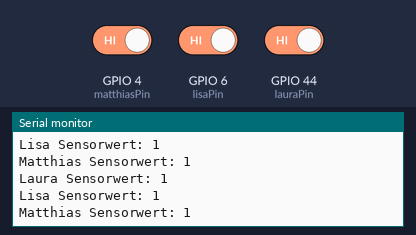
A sketch run on a simulated ESP32. Shown: the last lines printed to the serial monitor. The inputs (shaded band) are chosen by the test bench; at power-on: GPIO 4 (matthiasPin) HIGH, GPIO 6 (lisaPin) HIGH, GPIO 44 (lauraPin) HIGH. WiFi joins after 1.5 s; servers stay silent unless stated; uploads are accepted with an empty reply.

Above: at 4.1 s.
4.2 s: GPIO 4 (matthiasPin) driven LOW
At 6.2 s:
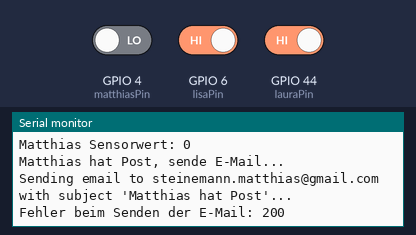
6.5 s: GPIO 6 (lisaPin) driven LOW
At 7.61 s:
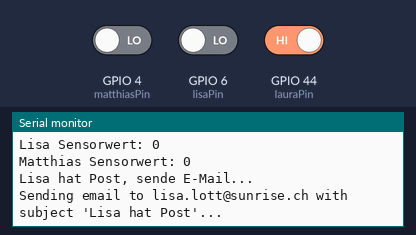
8.9 s: GPIO 44 (lauraPin) driven LOW
At 9.92 s:
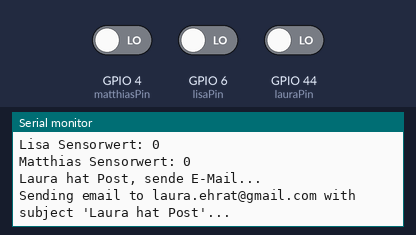

Measured:
- after the input at 4.2 s, the serial monitor: prints a new line after 0.85 s (image 1)
- after the input at 6.5 s, the serial monitor: prints a new line after 0.88 s (image 2)
- after the input at 8.9 s, the serial monitor: prints a new line after 0.79 s (image 3)

The sketch:

Projekt_EHL.ino
```cpp
#include <WiFi.h>
#include <HTTPClient.h>
#include <ArduinoJson.h>

// WLAN Konfiguration
const char* ssid = "SSID Name"; //Name vom entsprechenden Netzwerk eingeben, Zensur persönlicher Daten
const char* password = "Passwort"; //Passwort vom entsprechenden Netzwerk eingeben, Zensur persönlicher Daten

// SendGrid API Key
const char* apiKey = "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"; //apiKey muss neu generiert werden, kann seit dem hochladen auf GitHub nicht mehr verwendet werden

// SendGrid API URL
const char* sendgridUrl = "https://api.sendgrid.com/v3/mail/send";

// Absender-Email
const char* senderEmail = "laura.ehrat@bbz-sh.ch";

// Empfänger-Emails
const char* lauraEmail = "laura.ehrat@gmail.com";
const char* lisaEmail = "lisa.lott@sunrise.ch";
const char* matthiasEmail = "steinemann.matthias@gmail.com";

// Sensor-Pins
const int lauraPin = D7;
const int lisaPin = D5;
const int matthiasPin = D3;

// Variable zum Verfolgen des Sensorstatus
bool lauraEmailSent = false;
bool lisaEmailSent = false;
bool matthiasEmailSent = false;

bool lauraSensorWasHigh = false;
bool lisaSensorWasHigh = false;
bool matthiasSensorWasHigh = false;

void sendEmail(const char* recipientEmail, const char* subject, const char* body) {
    if (WiFi.status() == WL_CONNECTED) {
        HTTPClient http;
        http.begin(sendgridUrl);
        http.addHeader("Content-Type", "application/json");
        http.addHeader("Authorization", String("Bearer ") + apiKey);

        // JSON-Daten für die SendGrid API
        StaticJsonDocument<1024> doc;
        doc["personalizations"][0]["to"][0]["email"] = recipientEmail;
        doc["from"]["email"] = senderEmail;
        doc["subject"] = subject;
        doc["content"][0]["type"] = "text/plain";
        doc["content"][0]["value"] = body;

        String requestBody;
        serializeJson(doc, requestBody);

        Serial.print("Sending email to ");
        Serial.print(recipientEmail);
        Serial.print(" with subject '");
        Serial.print(subject);
        Serial.println("'...");

        int httpResponseCode = http.POST(requestBody);

        if (httpResponseCode == 202) { // 202 Accepted
            Serial.println("E-Mail erfolgreich gesendet");
        } else {
            String response = http.getString();
            Serial.print("Fehler beim Senden der E-Mail: ");
            Serial.println(httpResponseCode);
            Serial.println(response);
        }

        http.end();
    } else {
        Serial.println("Nicht mit WLAN verbunden");
    }
}

void setup() {
    // Serielle Kommunikation starten
    Serial.begin(9600);

    // Debug-Ausgabe starten
    Serial.println("Starte Setup...");

    // WLAN verbinden
    WiFi.begin(ssid, password);
    Serial.print("Verbinde mit WLAN: ");
    Serial.println(ssid);

    int maxAttempts = 20; // Anzahl der Versuche zum Verbinden
    int attempts = 0;

    while (WiFi.status() != WL_CONNECTED && attempts < maxAttempts) {
        delay(1000);
        Serial.print(".");
        attempts++;
    }

    if (WiFi.status() == WL_CONNECTED) {
        Serial.println("\nVerbunden mit WLAN");
        Serial.print("IP-Adresse: ");
        Serial.println(WiFi.localIP());
    } else {
        Serial.println("\nFehler: WLAN-Verbindung konnte nicht hergestellt werden.");
    }

    // Sensor-Pins als Input konfigurieren
    pinMode(lauraPin, INPUT);
    pinMode(lisaPin, INPUT);
    pinMode(matthiasPin, INPUT);
    Serial.println("Sensor-Pins konfiguriert");

    Serial.println("Setup abgeschlossen");

    // Tests für die E-Mail-Funktion
    Serial.println("Starte Tests...");

    // Test 1: E-Mail an Laura
    Serial.println("Test 1: Sende E-Mail an Laura");
    sendEmail(lauraEmail, "Test 1", "Dies ist ein Test.");
    Serial.println("E-Mail an Laura gesendet");

    // Test 2: E-Mail an Lisa
    Serial.println("Test 2: Sende E-Mail an Lisa");
    sendEmail(lisaEmail, "Test 2", "Dies ist ein Test.");
    Serial.println("E-Mail an Lisa gesendet");

    // Test 3: E-Mail an Matthias
    Serial.println("Test 3: Sende E-Mail an Matthias");
    sendEmail(matthiasEmail, "Test 3", "Dies ist ein Test.");
    Serial.println("E-Mail an Matthias gesendet");

    Serial.println("Tests abgeschlossen");
}

void loop() {
    // Sensorwerte lesen
    int lauraSensorValue = digitalRead(lauraPin);
    int lisaSensorValue = digitalRead(lisaPin);
    int matthiasSensorValue = digitalRead(matthiasPin);

    // Sensorstatus in der Konsole ausgeben
    Serial.print("Laura Sensorwert: ");
    Serial.println(lauraSensorValue);
    Serial.print("Lisa Sensorwert: ");
    Serial.println(lisaSensorValue);
    Serial.print("Matthias Sensorwert: ");
    Serial.println(matthiasSensorValue);

    // Überprüfen, ob Lauras Sensor belegt war und jetzt frei ist, und ob die E-Mail bereits gesendet wurde
    if (lauraSensorValue == LOW && lauraSensorWasHigh && !lauraEmailSent) {
        Serial.println("Laura hat Post, sende E-Mail...");
        sendEmail(lauraEmail, "Laura hat Post", "Hallo Laura\n\nDu hast Post erhalten. Vergiss nicht diese zu leeren. Falls du länger nicht da bist, überlege dir ob diese durch deine Mitbewohner kontrolliert werden sollte.");
        lauraEmailSent = true;
        lauraSensorWasHigh = false;
    }

    // Überprüfen, ob Lauras Sensor belegt ist
    if (lauraSensorValue == HIGH) {
        lauraSensorWasHigh = true;
        lauraEmailSent = false;
    }

    // Überprüfen, ob Lisas Sensor belegt war und jetzt frei ist, und ob die E-Mail bereits gesendet wurde
    if (lisaSensorValue == LOW && lisaSensorWasHigh && !lisaEmailSent) {
        Serial.println("Lisa hat Post, sende E-Mail...");
        sendEmail(lisaEmail, "Lisa hat Post", "Hallo Lisa\n\nDu hast Post erhalten. Vergiss nicht diese zu leeren. Falls du länger nicht da bist, überlege dir ob diese durch deine Mitbewohner kontrolliert werden sollte.");
        lisaEmailSent = true;
        lisaSensorWasHigh = false;
    }

    // Überprüfen, ob Lisas Sensor belegt ist
    if (lisaSensorValue == HIGH) {
        lisaSensorWasHigh = true;
        lisaEmailSent = false;
    }

    // Überprüfen, ob Matthias' Sensor belegt war und jetzt frei ist, und ob die E-Mail bereits gesendet wurde
    if (matthiasSensorValue == LOW && matthiasSensorWasHigh && !matthiasEmailSent) {
        Serial.println("Matthias hat Post, sende E-Mail...");
        sendEmail(matthiasEmail, "Matthias hat Post", "Hallo Matthias\n\nDu hast Post erhalten. Vergiss nicht diese zu leeren. Falls du länger nicht da bist, überlege dir ob diese durch deine Mitbewohner kontrolliert werden sollte.");
        matthiasEmailSent = true;
        matthiasSensorWasHigh = false;
    }

    // Überprüfen, ob Matthias' Sensor belegt ist
    if (matthiasSensorValue == HIGH) {
        matthiasSensorWasHigh = true;
        matthiasEmailSent = false;
    }

    delay(1000); // Lange Pause, um die Debug-Ausgaben zu verlangsamen
}
```
